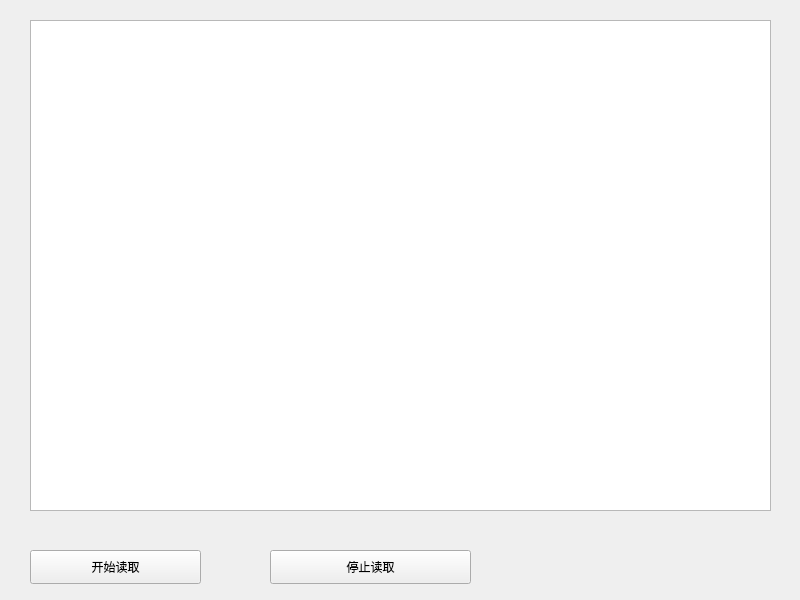
<?xml version="1.0" encoding="UTF-8"?>
<ui version="4.0">
 <class>Widget</class>
 <widget class="QWidget" name="Widget">
  <property name="geometry">
   <rect>
    <x>0</x>
    <y>0</y>
    <width>800</width>
    <height>600</height>
   </rect>
  </property>
  <property name="windowTitle">
   <string>Widget</string>
  </property>
  <widget class="QTextEdit" name="textEdit">
   <property name="geometry">
    <rect>
     <x>30</x>
     <y>20</y>
     <width>741</width>
     <height>491</height>
    </rect>
   </property>
  </widget>
  <widget class="QPushButton" name="pushButton">
   <property name="geometry">
    <rect>
     <x>30</x>
     <y>550</y>
     <width>171</width>
     <height>34</height>
    </rect>
   </property>
   <property name="text">
    <string>开始读取</string>
   </property>
  </widget>
  <widget class="QPushButton" name="pushButton_2">
   <property name="geometry">
    <rect>
     <x>270</x>
     <y>550</y>
     <width>201</width>
     <height>34</height>
    </rect>
   </property>
   <property name="text">
    <string>停止读取</string>
   </property>
  </widget>
 </widget>
 <resources/>
 <connections/>
</ui>
